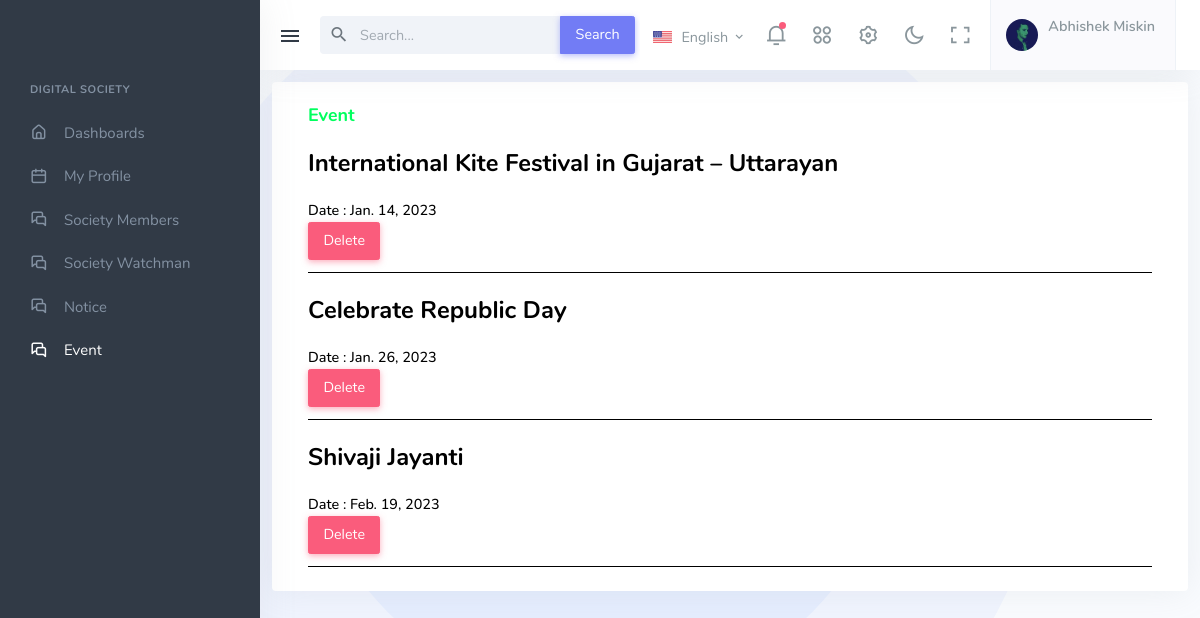
/event_page/ (signed in), run on the app's committed database.
### digital_App/models.py (models this page shows, shortened)
class Visitor(models.Model):
    User = models.ForeignKey(User, on_delete=models.CASCADE)
    FullName = models.CharField(max_length=15, default=str(), blank=True)
    Mobile = models.CharField(max_length=10, default=str(), blank=True)
    Birthday = models.DateField(default="2022-11-20")
    class Meta:
        db_table = "Visitor"

class Event(models.Model):
    AddEvent = models.CharField(max_length=50, default=str(), blank=True)
    Date = models.DateField()
    class Meta:
        db_table = "Event"

### digital_App/views.py (the view)
# urls.py: path("event_page/", event_page, name="event_page"),
def event_page(request):
    if 'email' in request.session:
        load_All_Events(request) # Load All Event
        return render(request, "event_page.html", default_data)
    return render(request, "event_page.html", default_data)

### digital_App/views.py (called while the page is built)
def load_All_Events(request):
    print(request.POST)
    event = Event.objects.all()
    default_data['event'] = event

### digital_App/templates/event_page.html (shortened to what this page needs)
{% extends 'base.html' %}
{% load static %}
{% block Main_Code %}
<div class="navbar-custom topnav-navbar">
    <div class="container-fluid detached-nav">
        <button class="button-toggle-menu">
            <i class="mdi mdi-menu"></i>
        </button>
        <ul class="list-unstyled topbar-menu float-end mb-0">
            <li class="dropdown notification-list topbar-dropdown">
                <a class="nav-link dropdown-toggle arrow-none" data-bs-toggle="dropdown" href="#" role="button"
                    aria-haspopup="false" aria-expanded="false">
                    <img src="{% static 'assets/images/flags/us.jpg' %}" alt="user-image" class="me-0 me-sm-1"
                        height="12">
                    <span class="align-middle d-none d-lg-inline-block">English</span> <i
                        class="mdi mdi-chevron-down d-none d-sm-inline-block align-middle"></i>
                </a>
            </li>
            <li class="dropdown notification-list">
                <a class="nav-link dropdown-toggle arrow-none" data-bs-toggle="dropdown" href="#" role="button"
                    aria-haspopup="false" aria-expanded="false">
                    <i class="ri-notification-3-line noti-icon"></i>
                    <span class="noti-icon-badge"></span>
                </a>
            </li>
            <li class="dropdown notification-list d-none d-sm-inline-block">
                <a class="nav-link dropdown-toggle arrow-none" data-bs-toggle="dropdown" href="#" role="button"
                    aria-haspopup="false" aria-expanded="false">
                    <i class="ri-apps-2-line noti-icon"></i>
                </a>
            </li>
            <li class="notification-list d-none d-sm-inline-block">
                <a class="nav-link" data-bs-toggle="offcanvas" href="#theme-settings-offcanvas">
                    <i class="ri-settings-3-line noti-icon"></i>
                </a>
            </li>
            <li class="notification-list d-none d-sm-inline-block">
                <a class="nav-link" href="javascript:void(0)" id="light-dark-mode">
                    <i class="ri-moon-line noti-icon"></i>
                </a>
            </li>
            <li class="notification-list d-none d-md-inline-block">
                <a class="nav-link" href="#" data-toggle="fullscreen">
                    <i class="ri-fullscreen-line noti-icon"></i>
                </a>
            </li>
            <li class="dropdown notification-list">
                <a class="nav-link dropdown-toggle nav-user arrow-none me-0" data-bs-toggle="dropdown" href="#"
                    role="button" aria-haspopup="false" aria-expanded="false">
                    <span class="account-user-avatar">
                        <img src="{% static 'assets/images/users/avatar-1.jpg' %}" alt="user-image"
                            class="rounded-circle">
                    </span>
                    <span>
                        <span class="account-user-name">{{member_data.FullName}}</span>
                    </span>
                </a>
            </li>
        </ul>
        <div class="app-search dropdown">
            <form>
                <div class="input-group">
                    <input type="search" class="form-control dropdown-toggle" placeholder="Search..."
                        id="top-search">
                    <span class="mdi mdi-magnify search-icon"></span>
                    <button class="input-group-text btn btn-primary" type="submit">Search</button>
                </div>
            </form>
        </div>
    </div>
</div>
<div class="leftside-menu">
    <div class="h-100" id="leftside-menu-container" data-simplebar>
        <ul class="side-nav">
            <li class="side-nav-title side-nav-item">Digital Society</li>
            <li class="side-nav-item">
                <a href="{% url 'home' %}" class="side-nav-link">
                    <i class="uil-home-alt"></i>
                    <span> Dashboards </span>
                </a>
            </li>
            <li class="side-nav-item">
                <a href="{% url 'profile_page' %}" class="side-nav-link">
                    <i class="uil-calender"></i>
                    <span> My Profile </span>
                </a>
            </li>
            <li class="side-nav-item">
                <a href="{% url 'society_members' %}" class="side-nav-link">
                    <i class="uil-comments-alt"></i>
                    <span> Society Members </span>
                </a>
            </li>
            <li class="side-nav-item">
                <a href="{% url 'society_watchman' %}" class="side-nav-link">
                    <i class="uil-comments-alt"></i>
                    <span> Society Watchman </span>
                </a>
            </li>
            <li class="side-nav-item">
                <a href="{% url 'notice_page' %}" class="side-nav-link">
                    <i class="uil-comments-alt"></i>
                    <span> Notice </span>
                </a>
            </li>
            <li class="side-nav-item">
                <a href="" class="side-nav-link">
                    <i class="uil-comments-alt"></i>
                    <span> Event </span>
                </a>
            </li>
        </ul>
    </div>
</div>
<div class="content-page">
    <div class="content">
        <div class="row">
            <div class="col-12">
                <div class="page-title-box">
                    <div class="container-fluid">
                        <div class="row">
                                <div class="card widget-flat mt-2">
                                    <div class="card-body">
                                        <h5 class="mt-0" style="color: rgb(0, 255, 94); font-weight: 1000; font-size: large;">Event</h5>
                                        {% for e_data in event %}
                                        <div style="border-bottom: 1px solid black;">
                                            <h3 class="mt-3 mb-3" style="color: black;">{{e_data.AddEvent}}</h3>
                                            <p class="mb-0">
                                                <span class="me-2" style="color: black; font-weight: 500;">Date : {{e_data.Date}}</span>
                                            </p>
                                            <button class="btn btn-danger mb-2"> <a style="color: white;" href="{% url 'delete_event' event=e_data.AddEvent %}"> Delete</a></button>
                                        </div>
                                        {% endfor %}
                                    </div>
                                </div>
                        </div>
                    </div>
                </div>
            </div>
        </div>
    </div>
</div>
{% endblock %}

### data on the page
Visitor: FullName "Abhishek Miskin"
Event: AddEvent "International Kite Festival in Gujarat – Uttarayan", Date "Jan. 14, 2023"
Event: AddEvent "Celebrate Republic Day", Date "Jan. 26, 2023"
Event: AddEvent "Shivaji Jayanti", Date "Feb. 19, 2023"
